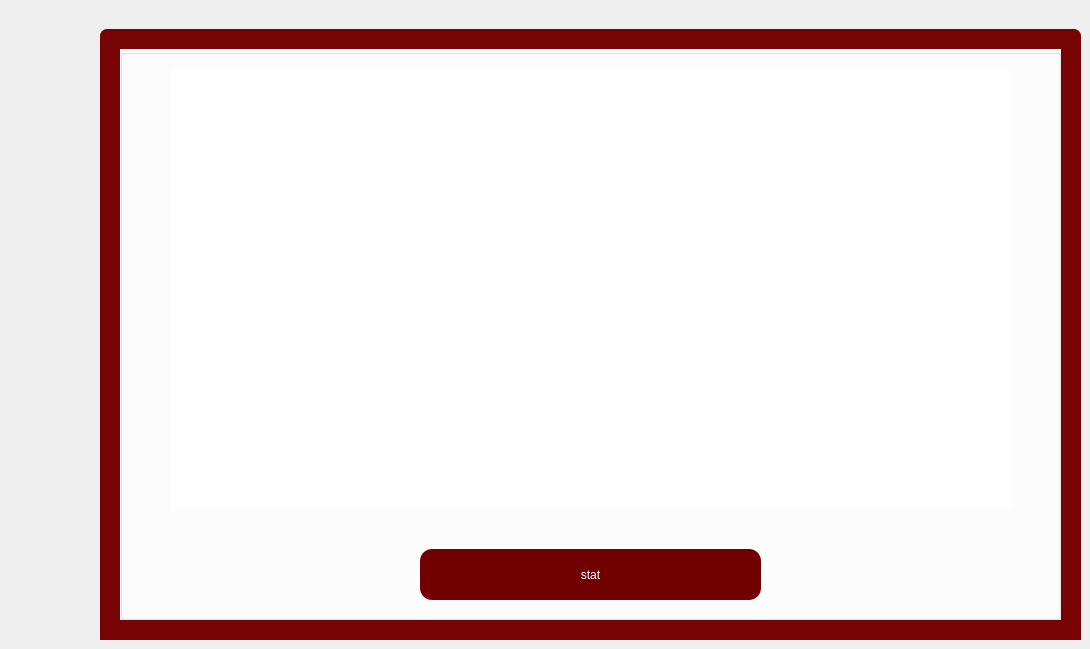
    <widget class="QWidget" name="tab_13">
     <attribute name="title">
      <string>Stat</string>
     </attribute>
     <widget class="QFrame" name="frame_23">
      <property name="geometry">
       <rect>
        <x>100</x>
        <y>29</y>
        <width>981</width>
        <height>611</height>
       </rect>
      </property>
      <property name="styleSheet">
       <string notr="true">QFrame { /* The tab widget frame */
border-top: 2px solid #2a2a2a; 
border-left: 2px solid #2a2a2a;
border-right: 2px solid #2a2a2a ; 
border-bottom: 2px solid #2a2a2a; 
background: #760404;
	
	
	/*border-top-color: rgb(0, 0, 0);*/

}
QFrame{
left: 0px; /* move to the right by 5px */
}
QFrame {

border: 20px  #535353;
border-bottom-color: #535353; 
border-top-left-radius: 7px;
border-top-right-radius: 7px;
min-width: 90px;
padding: 12px;
color: rgb(50, 50, 162);
	color: rgb(0, 0, 0);
font-size:11.5px;
font-family:Georgia, Helvetica, sans-serif;
font-weight:500;
}
QFrame::tab:selected,QTabBar::tab:hover {
	
	
	color: rgb(0, 0, 0);
	background-color: rgb(255, 255, 255);
}
QFrame::tab:selected {
border-color: #760404;
border-bottom-color: #760404; /* same as pane color */
color: #760404;
font-size: 18px;
font-family:Georgia,Solid;
font-weight:500;

}
QFrame::tab:!selected {
margin-top: 5px; /* make non-selected tabs look smaller */
}</string>
      </property>
      <property name="frameShape">
       <enum>QFrame::StyledPanel</enum>
      </property>
      <property name="frameShadow">
       <enum>QFrame::Raised</enum>
      </property>
      <widget class="QGroupBox" name="groupBox_17">
       <property name="geometry">
        <rect>
         <x>20</x>
         <y>20</y>
         <width>941</width>
         <height>571</height>
        </rect>
       </property>
       <property name="styleSheet">
        <string notr="true">background:white;</string>
       </property>
       <property name="title">
        <string/>
       </property>
       <widget class="QFrame" name="frame_19">
        <property name="geometry">
         <rect>
          <x>50</x>
          <y>20</y>
          <width>841</width>
          <height>441</height>
         </rect>
        </property>
        <property name="frameShape">
         <enum>QFrame::StyledPanel</enum>
        </property>
        <property name="frameShadow">
         <enum>QFrame::Raised</enum>
        </property>
       </widget>
       <widget class="QPushButton" name="stat">
        <property name="geometry">
         <rect>
          <x>300</x>
          <y>500</y>
          <width>341</width>
          <height>51</height>
         </rect>
        </property>
        <property name="styleSheet">
         <string notr="true">QPushButton{
color:white;
border-radius:12px;
font: 12pt  'Georgia';
background:#710100;
}

QPushButton:hover{
border-radius:12px;
font: 12pt  'Georgia';
background:#D32028;
color:white;

}</string>
        </property>
        <property name="text">
         <string>stat</string>
        </property>
       </widget>
      </widget>
     </widget>
    </widget>
